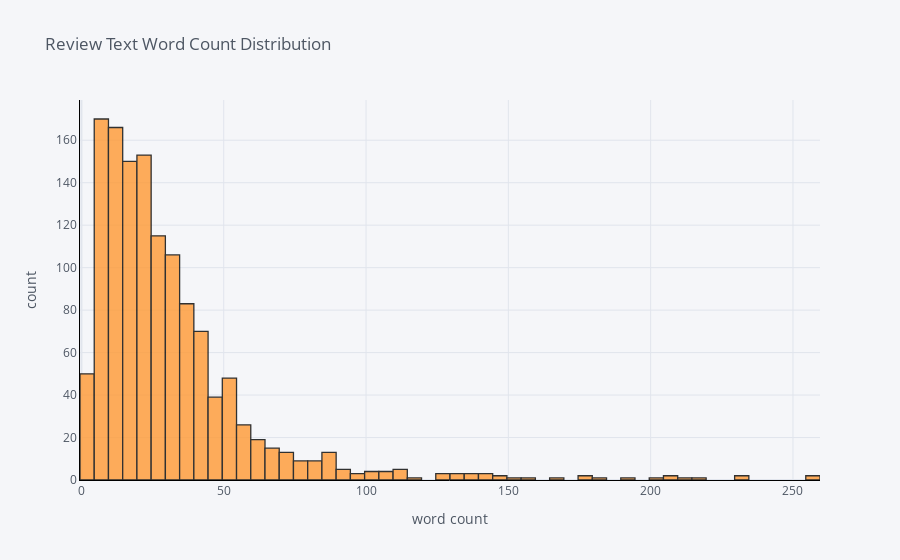

Source (notebook cell):
### Code cell
df['word_count'].iplot(
     kind='hist',
     bins=100,
     xTitle='word count',
     linecolor='black',
     yTitle='count',
     title='Review Text Word Count Distribution')

### Figure 1 — Plotly figure (JSON) as saved in the notebook; plotly's stock layout.template omitted (floating-point values rounded to 4 significant figures; data arrays with more than 128 entries replaced by an {"elided": "..."} marker saying what was removed)
{"data": [{"histfunc": "count", "histnorm": "", "marker": {"color": "rgba(255, 153, 51, 1.0)", "line": {"color": "#000000", "width": 1.3}}, "name": "word_count", "nbinsx": 100, "opacity": 0.8, "orientation": "v", "type": "histogram", "x": {"elided": "1306 int values"}}], "layout": {"barmode": "overlay", "legend": {"bgcolor": "#F5F6F9", "font": {"color": "#4D5663"}}, "paper_bgcolor": "#F5F6F9", "plot_bgcolor": "#F5F6F9", "title": {"font": {"color": "#4D5663"}, "text": "Review Text Word Count Distribution"}, "xaxis": {"gridcolor": "#E1E5ED", "linecolor": "black", "showgrid": true, "tickfont": {"color": "#4D5663"}, "title": {"font": {"color": "#4D5663"}, "text": "word count"}, "zerolinecolor": "#E1E5ED"}, "yaxis": {"gridcolor": "#E1E5ED", "linecolor": "black", "showgrid": true, "tickfont": {"color": "#4D5663"}, "title": {"font": {"color": "#4D5663"}, "text": "count"}, "zerolinecolor": "#E1E5ED"}}}
